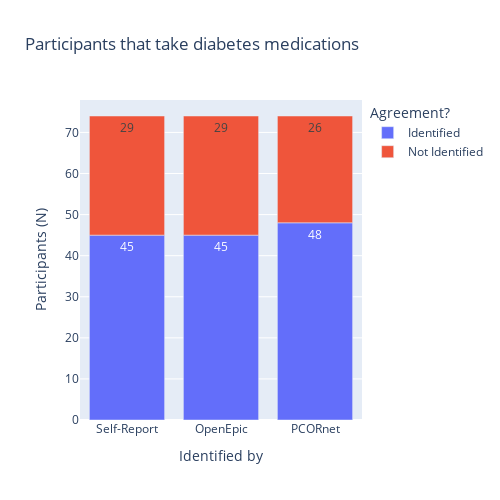

The notebook cell saved with this chart:
### Code cell
config = compare_config[0]
common_users_all = ccs_demo.merge(fhir_demo, on='user_id', how='inner')
common_users_all = common_users_all.merge(pc_demo, on='user_id', how='inner').drop_duplicates('user_id')
print('common users:', len(common_users_all))

ccs_meds_d = ccs_meds[ccs_meds['user_id'].isin(common_users_all['user_id'])]
fhir_meds_d = fhir_meds[fhir_meds['user_id'].isin(common_users_all['user_id'])]

dm_users_ccs = ccs_meds_d[ccs_meds_d['ccs_ing_code'].isin(config['drug_codes'])].drop_duplicates('user_id')
dm_users_fhir = fhir_meds_d[fhir_meds_d['fhir_ing_code'].isin(config['drug_codes'])].drop_duplicates('user_id')
dm_users = pd.concat([dm_users_ccs, dm_users_fhir]).drop_duplicates('user_id')

print(f'ccs identified users on {config["title"]} meds:', len(dm_users_ccs))
print(f'fhir identified users on {config["title"]} meds:', len(dm_users_fhir))
print(f'Total {config["title"]} users', len(dm_users))

ccs_cond = ccsUtil.conditions[ccsUtil.conditions['user_id'].isin(common_users_all['user_id'])]
fhir_cond = fhirUtil.conditions
ccs_dm = ccs_cond[ccs_cond[config['dx_ccs_label']] == 1]['user_id'].drop_duplicates()
fhir_dm = fhir_cond[fhir_cond['coding_code'].str.startswith(tuple(config['dx_codes']))].drop_duplicates('user_id')
pc_dm = pc_cond[pc_cond['dx'].str.startswith(tuple(config['dx_codes']))].drop_duplicates('user_id')
print('ccs identified DM', len(ccs_dm))
print('fhir identified DM', len(fhir_dm))
print('pc identified DM', len(pc_dm))

ccs_dm_m = dm_users.merge(ccs_dm, on='user_id', how='outer', indicator=True)
fhir_dm_m = dm_users.merge(fhir_dm, on='user_id', how='outer', indicator=True)
pc_dm_m = dm_users.merge(pc_dm, on='user_id', how='outer', indicator=True)

ccs_counts = ccs_dm_m['_merge'].value_counts().reset_index(name='counts')
ccs_counts = ccs_counts.rename(columns={'index': 'Match'})
ccs_counts = ccs_counts[ccs_counts.Match != 'right_only']
ccs_counts['Match'] = ccs_counts['Match'].replace({'left_only': 'Not Identified', 'both': 'Identified'})
ccs_counts['Source'] = 'Self-Report'

fhir_counts = fhir_dm_m['_merge'].value_counts().reset_index(name='counts')
fhir_counts = fhir_counts.rename(columns={'index': 'Match'})
fhir_counts = fhir_counts[fhir_counts.Match != 'right_only']
fhir_counts['Match'] = fhir_counts['Match'].replace({'left_only': 'Not Identified', 'both': 'Identified'})
fhir_counts['Source'] = 'OpenEpic'

pc_counts = pc_dm_m['_merge'].value_counts().reset_index(name='counts')
pc_counts = pc_counts.rename(columns={'index': 'Match'})
pc_counts = pc_counts[pc_counts.Match != 'right_only']
pc_counts['Match'] = pc_counts['Match'].replace({'left_only': 'Not Identified', 'both': 'Identified'})
pc_counts['Source'] = 'PCORnet'

to_plot = pd.concat([ccs_counts, fhir_counts, pc_counts])

to_plot['Match'] = to_plot['Match'].to_numpy()
group_color = {'Not Identified': '#EF553B', 'Identified': '#636EFA'}
fig = px.bar(to_plot, x='Source', y="counts", color="Match", text_auto=True, 
       title="Participants that take diabetes medications",
        width=500, height=500,
        labels={
                     "Source": "Identified by",
                     "counts": "Participants (N)",
                     "species": "Species of Iris",
                     "FHIR": "OpenEpic",
                     "Match": "Agreement?"
                 },
        color_discrete_map=group_color)
fig.show()

### Figure 1 — Plotly figure (JSON) as saved in the notebook; plotly's stock layout.template omitted (floating-point values rounded to 4 significant figures)
{"data": [{"alignmentgroup": "True", "hovertemplate": "Agreement?=Identified<br>Identified by=%{x}<br>Participants (N)=%{y}<extra></extra>", "legendgroup": "Identified", "marker": {"color": "#636EFA", "pattern": {"shape": ""}}, "name": "Identified", "offsetgroup": "Identified", "orientation": "v", "showlegend": true, "textposition": "auto", "texttemplate": "%{y}", "type": "bar", "x": ["Self-Report", "OpenEpic", "PCORnet"], "xaxis": "x", "y": [45, 45, 48], "yaxis": "y"}, {"alignmentgroup": "True", "hovertemplate": "Agreement?=Not Identified<br>Identified by=%{x}<br>Participants (N)=%{y}<extra></extra>", "legendgroup": "Not Identified", "marker": {"color": "#EF553B", "pattern": {"shape": ""}}, "name": "Not Identified", "offsetgroup": "Not Identified", "orientation": "v", "showlegend": true, "textposition": "auto", "texttemplate": "%{y}", "type": "bar", "x": ["Self-Report", "OpenEpic", "PCORnet"], "xaxis": "x", "y": [29, 29, 26], "yaxis": "y"}], "layout": {"barmode": "relative", "height": 500, "legend": {"title": {"text": "Agreement?"}, "tracegroupgap": 0}, "title": {"text": "Participants that take diabetes medications"}, "width": 500, "xaxis": {"anchor": "y", "domain": [0, 1], "title": {"text": "Identified by"}}, "yaxis": {"anchor": "x", "domain": [0, 1], "title": {"text": "Participants (N)"}}}}
